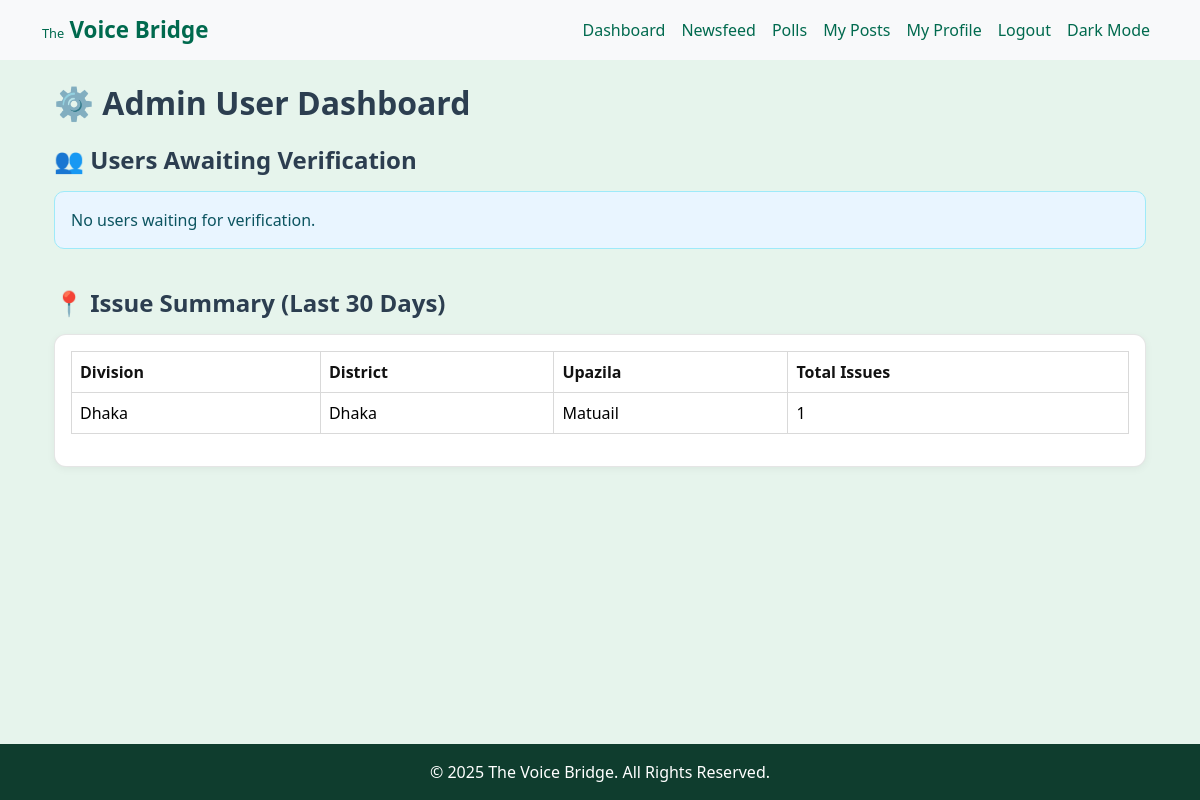
The page /dashboard/ (signed in) on the database as committed earlier.
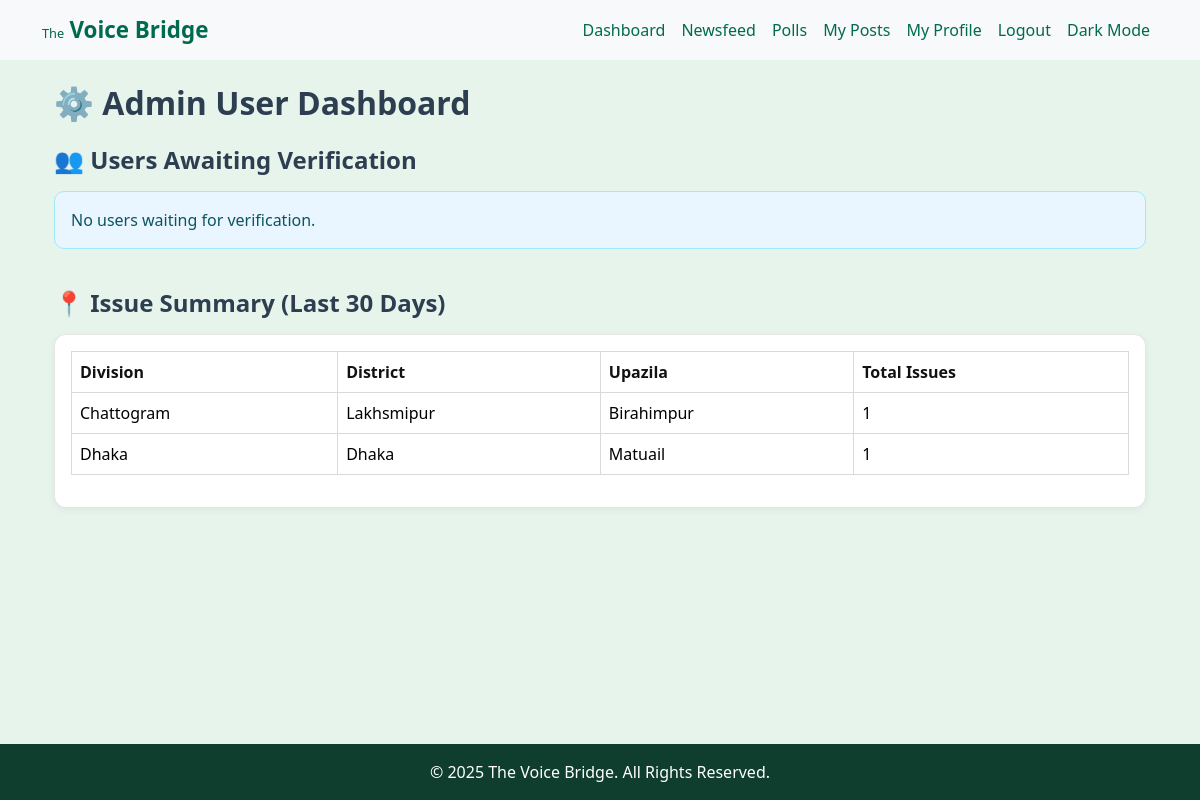
The same page on the database as committed later.
### issues/models.py (models this page shows, shortened)
class Issue(models.Model):
    user = models.ForeignKey(CustomUser, on_delete=models.SET_NULL, null=True, blank=True)
    title = models.CharField(max_length=200)
    description = models.TextField()
    image = models.ImageField(upload_to='issue_images/', blank=True, null=True)
    division = models.CharField(max_length=100)
    district = models.CharField(max_length=100)
    upazila = models.CharField(max_length=100)
    created_at = models.DateTimeField(auto_now_add=True)
    anonymous = models.BooleanField(default=False)
    status = models.CharField(max_length=20, choices=STATUS_CHOICES, default='Pending')

### users/views.py (the view)
# urls.py: path('dashboard/', views.dashboard, name='dashboard'),
@login_required
def dashboard(request):
    if request.user.is_govt:
        unverified_users = CustomUser.objects.filter(is_govt=False, is_verified=False).exclude(nid_number__isnull=True)
        last_30_days = timezone.now() - timedelta(days=30)
        from django.db.models import Count
        issue_summary = Issue.objects.filter(created_at__gte=last_30_days).values(
            'division', 'district', 'upazila'
        ).annotate(total=Count('id')).order_by('-total')
        return render(request, 'users/govt_dashboard.html', {
            'unverified_users': unverified_users,
            'issue_summary': issue_summary
        })
    else:
        pending_users = CustomUser.objects.filter(is_govt=False, is_verified=False).exclude(nid_number__isnull=True)
        return render(request, 'users/dashboard.html', {'pending_users': pending_users})

### templates/users/govt_dashboard.html (shortened to what this page needs)
{% extends 'base.html' %}
{% block content %}
<div class="container-fluid">
  <h2 class="mb-4">⚙️ Admin User Dashboard</h2>
  <div class="dashboard-section">
    <h4 class="mb-3">👥 Users Awaiting Verification</h4>
    {% if unverified_users %}
      <div class="card p-3">
        <ul class="list-group list-group-flush">
          {% for user in unverified_users %}
            <li class="list-group-item d-flex justify-content-between align-items-center">
              <div>
                <strong>{{ user.username }}</strong> <br>
                <small>NID: {{ user.nid_number }}</small>
              </div>
              <form method="POST" action="{% url 'approve_user' user.id %}">
                {% csrf_token %}
                <button class="btn btn-success btn-sm">✅ Approve</button>
              </form>
            </li>
          {% endfor %}
        </ul>
      </div>
    {% else %}
      <div class="alert alert-info">No users waiting for verification.</div>
    {% endif %}
  </div>
  <div class="dashboard-section">
    <h4 class="mb-3">📍 Issue Summary (Last 30 Days)</h4>
    {% if issue_summary %}
      <div class="card p-3">
        <div class="table-responsive">
          <table class="table table-bordered table-hover">
            <thead>
              <tr>
                <th>Division</th>
                <th>District</th>
                <th>Upazila</th>
                <th>Total Issues</th>
              </tr>
            </thead>
            <tbody>
              {% for item in issue_summary %}
                <tr>
                  <td>{{ item.division }}</td>
                  <td>{{ item.district }}</td>
                  <td>{{ item.upazila }}</td>
                  <td>{{ item.total }}</td>
                </tr>
              {% endfor %}
            </tbody>
          </table>
        </div>
      </div>
    {% else %}
      <p class="text-muted">No issues reported in the last 30 days.</p>
    {% endif %}
  </div>
</div>
{% endblock %}

Rows that differ between the two databases and show on the page:
added Issue: division "Chattogram", district "Lakhsmipur", upazila "Birahimpur", total "1"
